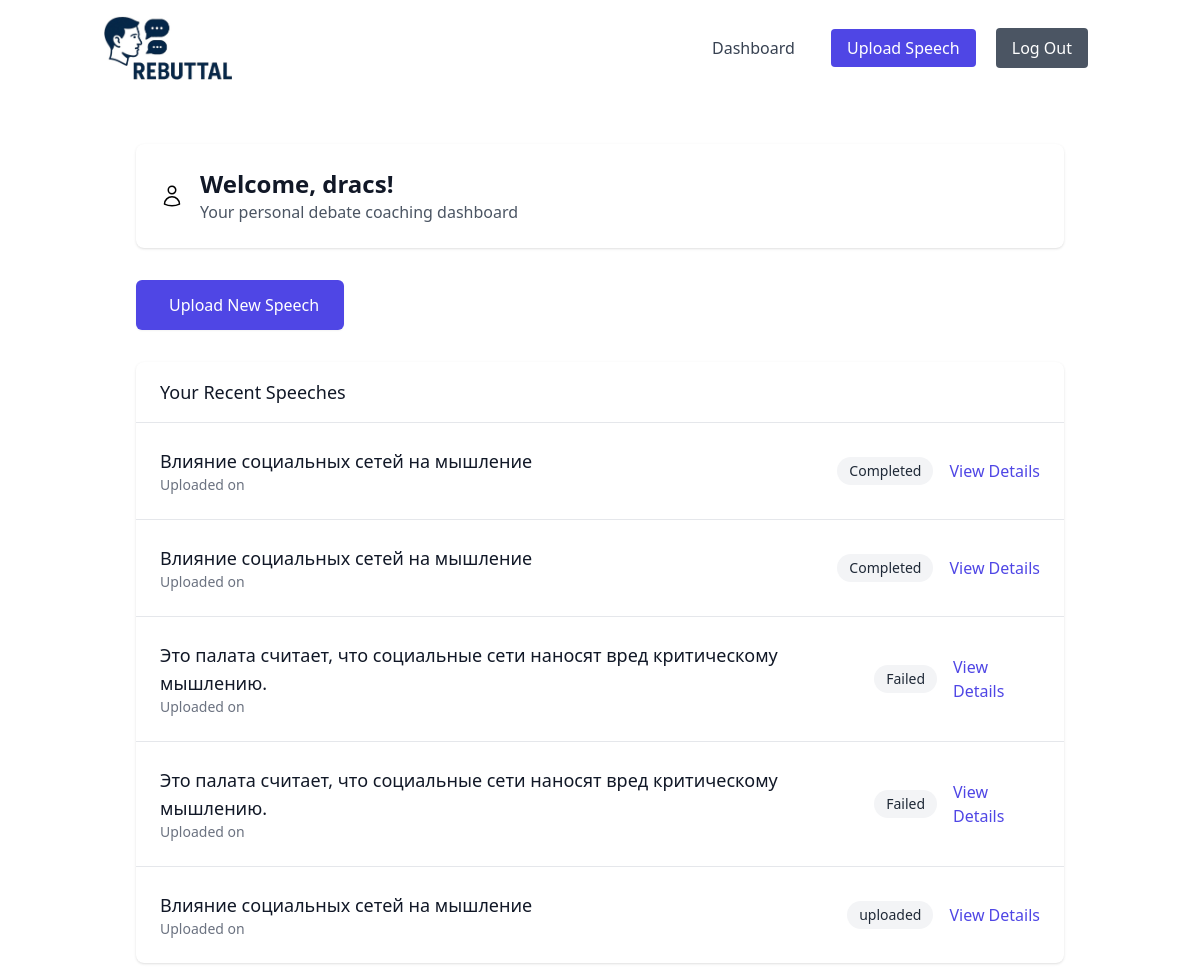
The page /dashboard/ (signed in) on the database its author committed.
### core/models.py (models this page shows, shortened)
class Speech(models.Model):
    STATUS_CHOICES = [
        ("pending", "Pending"),
        ("processing", "Processing"),
        ("completed", "Completed"),
        ("failed", "Failed"),
    ]
    user = models.ForeignKey(User, on_delete=models.CASCADE, related_name="speeches")
    title = models.CharField(max_length=200)
    audio_file = models.FileField(upload_to="speeches/")
    upload_date = models.DateTimeField(default=timezone.now)
    transcript = models.TextField(blank=True, null=True)
    status = models.CharField(max_length=20, choices=STATUS_CHOICES, default="pending")
    error_message = models.TextField(blank=True, null=True)
    processing_started = models.DateTimeField(null=True, blank=True)
    processing_completed = models.DateTimeField(null=True, blank=True)
    class Meta:
        ordering = ["-upload_date"]

### core/views.py (the view)
# urls.py: path("dashboard/", views.dashboard, name="dashboard"),
@login_required
def dashboard(request):
    speeches = Speech.objects.filter(user=request.user).order_by("-upload_date")[:5]
    return render(request, "dashboard.html", {"speeches": speeches})

### core/templates/dashboard.html (shortened to what this page needs)
{% extends 'base.html' %}
{% load static %}
{% block content %}
  <div class="max-w-7xl mx-auto px-4 sm:px-6 lg:px-8">
    <div class="bg-white shadow rounded-lg p-6 mb-8">
      <div class="flex items-center space-x-4">
        <div class="flex-shrink-0">
        </div>
        <div>
          <h2 class="text-2xl font-bold text-gray-900">Welcome, {{ user.username }}!</h2>
          <p class="text-gray-600">Your personal debate coaching dashboard</p>
        </div>
      </div>
    </div>
    <div class="mb-8">
      <a href="{% url 'core:upload_speech' %}" class="inline-flex items-center px-6 py-3 border border-transparent text-base font-medium rounded-md shadow-sm text-white bg-indigo-600 hover:bg-indigo-700 focus:outline-none focus:ring-2 focus:ring-offset-2 focus:ring-indigo-500">
        Upload New Speech
      </a>
    </div>
    <div class="bg-white shadow rounded-lg">
      <div class="px-6 py-4 border-b border-gray-200">
        <h3 class="text-lg font-medium text-gray-900">Your Recent Speeches</h3>
      </div>
      <div class="divide-y divide-gray-200">
        {% if speeches %}
          {% for speech in speeches %}
            <div class="p-6">
              <div class="flex items-center justify-between">
                <div>
                  <h4 class="text-lg font-medium text-gray-900">{{ speech.title }}</h4>
                  <p class="text-sm text-gray-500">Uploaded on {{ speech.created_at|date:'F j, Y' }}</p>
                </div>
                <div class="flex items-center space-x-4">
                  <span class="px-3 py-1 text-sm rounded-full
                                {% if speech.status == 'analyzed' %}
                      bg-green-100 text-green-800
                    {% elif speech.status == 'processing' %}
                      bg-yellow-100 text-yellow-800
                    {% else %}
                      bg-gray-100 text-gray-800
                    {% endif %}">
                    {{ speech.get_status_display }}
                  </span>
                  <a href="{% url 'core:speech_detail' speech.id %}" class="text-indigo-600 hover:text-indigo-900">View Details</a>
                </div>
              </div>
            </div>
          {% endfor %}
        {% else %}
          <div class="p-6 text-center text-gray-500">
            <p>You haven't uploaded any speeches yet.</p>
            <p class="mt-2">Click the "Upload New Speech" button to get started!</p>
          </div>
        {% endif %}
      </div>
    </div>
  </div>
{% endblock %}

### rows shown on the page
Speech: title "Влияние социальных сетей на мышление", status "Completed"
Speech: title "Влияние социальных сетей на мышление", status "Completed"
Speech: title "Это палата считает, что социальные сети наносят вред критическому мышлению.", status "Failed"
Speech: title "Это палата считает, что социальные сети наносят вред критическому мышлению.", status "Failed"
Speech: title "Влияние социальных сетей на мышление", status "uploaded"

### other values the page prints
{{ user.username }} "dracs"
